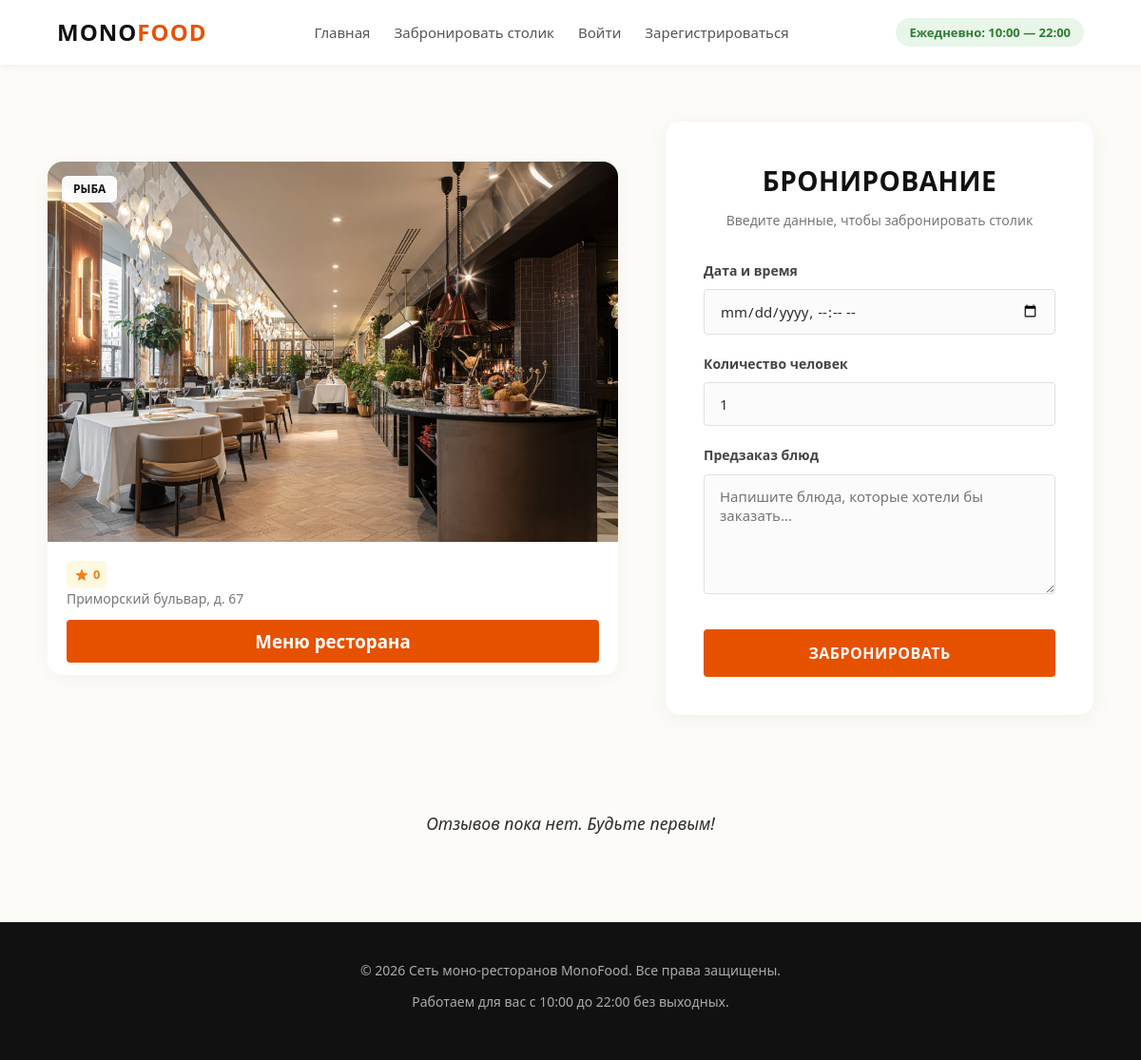
The app's page /restaurants/booking/ with its own data.
### bookings/models.py (models this page shows, shortened)
class Restaurant(models.Model):
    image = models.ImageField(upload_to="restaurants_media", blank=True)
    address = models.CharField(max_length=128, unique=True)
    category = models.ForeignKey(RestaurantCategory, on_delete=models.CASCADE)
    menu = models.FileField(upload_to="restaurants_menu", blank=True)

class RestaurantCategory(models.Model):
    image = models.ImageField(upload_to="restaurants_media", blank=True)
    name = models.CharField(max_length=64, unique=True)
    description = models.TextField(blank=True)

### bookings/views.py (the view)
# urls.py: path('booking/', booking, name='booking'),
def booking(request):
    avg = lambda lst: sum(lst) / len(lst)
    context = {
        "title": "Сеть моно-ресторанов | Бронирование",
        "restaurant": Restaurant.objects.get(address="Приморский бульвар, д. 67"),
        "feedbacks": Feedback.objects.filter(booking__restaurant=Restaurant.objects.get(address="Приморский бульвар, д. 67"))
    }
    if context["feedbacks"]:
        context["rating"] = round(avg(list(map(lambda fb: fb.mark, Feedback.objects.filter(booking__restaurant=Restaurant.objects.get(pk=context["restaurant"].pk))))), 1)
    else:
        context["rating"] = 0
    return render(request, "bookings/booking.html", context=context)

### bookings/templates/bookings/booking.html
{% extends "bookings/base.html" %}
{% load static %}
{% block css %}
    <link rel="stylesheet" href="{% static 'css/booking.css' %}">
{% endblock %}
{% block content %}
    <main class="auth-section">
        <article class="restaurant-card">
            <div class="restaurant-img-wrapper">
                <img src="/media/{{ restaurant.image }}" alt="Ресторан" class="restaurant-img">
                <span class="restaurant-badge">{{ restaurant.category.name }}</span>
            </div>
            <div class="restaurant-content">
                <div class="restaurant-meta">
                    <div class="restaurant-rating">
                        <svg class="star-icon" viewBox="0 0 24 24"><path d="M12 17.27L18.18 21l-1.64-7.03L22 9.24l-7.19-.61L12 2 9.19 8.63 2 9.24l5.46 4.73L5.82 21z"/></svg>
                        <span>{{ rating }}</span>
                    </div>
                </div>
                <p class="restaurant-address">{{ restaurant.address }}</p>
                <div class="restaurant-menu">
                    <a href="/media/{{ restaurant.menu }}" download="menu.jpg"><h3>Меню ресторана</h3></a>
                </div>
            </div>
        </article>
        <div class="form-container">
            <h2>Бронирование</h2>
            <p class="form-subtitle">Введите данные, чтобы забронировать столик</p>
            <form action="#" method="POST">
                <div class="form-group">
                    <label for="datetime">Дата и время</label>
                    <input type="datetime-local" id="datetime" name="datetime" required>
                </div>
                <div class="form-group">
                    <label for="peoples">Количество человек</label>
                    <input type="number" id="peoples" name="peoples" min="1" max="6" value="1" required>
                </div>
                <div class="form-group">
                    <label for="meal-comment">Предзаказ блюд</label>
                    <textarea id="meal-comment" rows="5" placeholder="Напишите блюда, которые хотели бы заказать..."></textarea>
                </div>
                <button type="submit" class="btn-submit">Забронировать</button>
            </form>
        </div>
    </main>
    <section class="feedback-grid">
        {% for feedback in feedbacks %}
            <div class="feedback-card">
                <div class="card-header">
                    <div class="user-info">
                        {% if feedback.booking.user.image %}
                            <img src="/media/{{ feedback.booking.user.image }}" alt="{{ feedback.booking.user.name }}" class="user-avatar">
                        {% else %}
                            <div class="user-avatar-placeholder">{{ feedback.booking.user.username|default:"Г"|slice:":1" }}</div>
                        {% endif %}
                        <span class="guest-name">{{ feedback.booking.user.username|default:"Гость" }}</span>
                    </div>
                </div>
                <div class="rating-stars">
                    {% if feedback.mark == 5 %}★★★★★
                    {% elif feedback.mark == 4 %}★★★★☆
                    {% elif feedback.mark == 3 %}★★★☆☆
                    {% elif feedback.mark == 2 %}★★☆☆☆
                    {% else %}★☆☆☆☆
                    {% endif %}
                </div>
                <p class="feedback-text">{{ feedback.text }}</p>
            </div>
        {% empty %}
            <p class="no-feedbacks">Отзывов пока нет. Будьте первым!</p>
        {% endfor %}
    </section>
{% endblock %}

### static/css/style.css (style rules this page uses)
* { margin: 0; padding: 0; box-sizing: border-box; font-family: 'Segoe UI', Tahoma, Geneva, Verdana, sans-serif; scroll-behavior: smooth; }
body { background-color: #fcfbf7; color: #2c2c2c; line-height: 1.6; }

### static/css/booking.css (style rules this page uses)
.restaurant-card { background-color: #ffffff; border-radius: 16px; overflow: hidden; box-shadow: 0 4px 20px rgba(0,0,0,0.04); transition: transform 0.3s ease, box-shadow 0.3s ease; height: 540px; margin: 0 50px 0 0; }
.restaurant-img-wrapper { position: relative; height: 400px; overflow: hidden; background-color: #eaeaea; }
.restaurant-img { width: 100%; height: 100%; object-fit: cover; transition: transform 0.5s ease; }
.restaurant-badge { position: absolute; top: 15px; left: 15px; background-color: rgba(255, 255, 255, 0.95); color: #111; font-size: 12px; font-weight: 700; padding: 4px 12px; border-radius: 6px; text-transform: uppercase; z-index: 2; }
.restaurant-content { padding: 20px; }
.restaurant-meta { display: flex; justify-content: space-between; align-items: center; }
.restaurant-rating { display: flex; align-items: center; gap: 4px; background-color: #fff8e1; color: #f57f17; padding: 4px 8px; border-radius: 6px; font-size: 13px; font-weight: 700; }
.star-icon { width: 16px; height: 16px; fill: #f57f17; }
.restaurant-address { font-size: 14px; color: #777; font-weight: 500; }
.restaurant-menu { background-color: #e65100; padding: 8px 4px 8px 4px; border-radius: 4px; text-align: center; margin: 10px 0; transition: background-color 0.2s ease, transform 0.1s ease; }
.restaurant-menu a { text-decoration: none; color: #ffffff; }
.auth-section { flex: 1; display: flex; align-items: center; justify-content: center; padding: 60px 20px; }
.form-container { background-color: #ffffff; width: 100%; max-width: 450px; padding: 40px; border-radius: 16px; box-shadow: 0 4px 25px rgba(0,0,0,0.05); }
.form-container h2 { font-size: 28px; color: #111; margin-bottom: 8px; text-align: center; text-transform: uppercase; letter-spacing: 0.5px; }
.form-subtitle { font-size: 14px; color: #777; text-align: center; margin-bottom: 30px; }
.form-group { margin-bottom: 20px; }
.form-group label { display: block; font-size: 14px; font-weight: 600; margin-bottom: 8px; color: #444; }
.form-group input { width: 100%; padding: 12px 16px; font-size: 15px; border: 1px solid #e0e0e0; border-radius: 4px; background-color: #fbfbfb; color: #2c2c2c; transition: border-color 0.2s ease, box-shadow 0.2s ease; outline: none; }
.btn-submit { width: 100%; padding: 14px; font-size: 16px; font-weight: 600; color: #ffffff; background-color: #e65100; border: none; border-radius: 4px; cursor: pointer; text-transform: uppercase; letter-spacing: 0.5px; transition: background-color 0.2s ease, transform 0.1s ease; margin-top: 10px; }
.feedback-grid { display: grid; grid-template-columns: repeat(auto-fill, minmax(320px, 1fr)); gap: 24px; margin: 0 60px 50px 60px; }
.no-feedbacks { grid-column: 1 / -1; text-align: center; color: var(--text-muted); font-style: italic; padding: 40px; font-size: 1.1rem; }
.form-group textarea { width: 100%; padding: 12px 16px; font-size: 15px; border: 1px solid #e0e0e0; border-radius: 4px; background-color: #fbfbfb; color: #2c2c2c; transition: border-color 0.2s ease, box-shadow 0.2s ease; outline: none; resize: vertical; font-family: inherit; }

### records on screen
Restaurant: image (picture), category.name "РЫБА", address "Приморский бульвар, д. 67"

### other values on screen
{{ rating }} "0"
